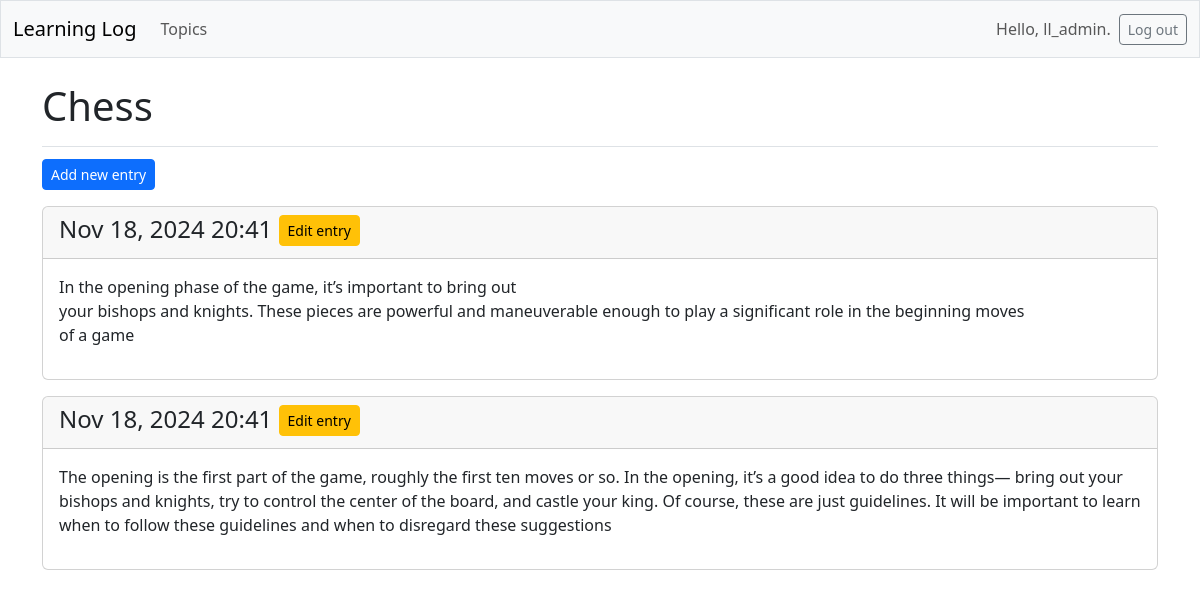
The page /topics/1/ (signed in) on the database its author committed.
### learning_logs/models.py (models this page shows, shortened)
class Topic(models.Model):
    text = models.CharField(max_length=200)
    date_added = models.DateTimeField(auto_now_add=True)
    owner = models.ForeignKey(User, on_delete=models.CASCADE)

class Entry(models.Model):
    topic = models.ForeignKey(Topic, on_delete=models.CASCADE)
    text = models.TextField()
    date_added = models.DateTimeField(auto_now_add=True)
    class Meta:
        verbose_name_plural = 'entries'

### learning_logs/views.py (the view)
# urls.py: path('topics/<int:topic_id>/', views.topic, name='topic'),
@login_required
def topic(request, topic_id):
    topic = Topic.objects.get(id=topic_id)
    if topic.owner != request.user:
        raise Http404
    entries = topic.entry_set.order_by('-date_added')
    context = {'topic': topic, 'entries': entries}
    return render(request, 'learning_logs/topic.html', context)

### learning_logs/templates/learning_logs/topic.html
{% extends 'learning_logs/base.html' %}
{% block page_header %}
<h1>{{ topic.text }}</h1>
{% endblock page_header %}
{% block content %}
<p>
    <a href="{% url 'learning_logs:new_entry' topic.id %}" class="btn btn-primary btn-sm mt-1">Add new entry</a>
</p>
{% for entry in entries %}
    <div class="card mb-3">
        <h4 class="card-header">
            {{ entry.date_added|date:'M d, Y H:i' }}
            <small><a href="{% url 'learning_logs:edit_entry' entry.id %}" class="btn btn-warning btn-sm mb-1">
                Edit entry</a></small>
        </h4>
         <div class="card-body">{{ entry.text|linebreaks }}</div>
    </div>
    {% empty %}
        <p>There are no entries for this topic yet.</p>
    {% endfor %}
{% endblock content %}

### learning_logs/templates/learning_logs/base.html (shortened to what this page needs)
<!doctype html>
<html lang="en">
<head>
    {% load django_bootstrap5 %}
    {% bootstrap_css %}
</head>
<body>
    <nav class="navbar navbar-expand-md navbar-light bg-light mb-4 border">
        <div class="container-fluid">
            <a href="{% url 'learning_logs:index' %}" class="navbar-brand">
                Learning Log
            </a>
            <div class="collapse navbar-collapse" id="navbarCollapse">
                <ul class="navbar-nav me-auto mb-2 mb-md-0">
                    <li class="nav-item">
                        <a href="{% url 'learning_logs:topics' %}" class="nav-link">
                            Topics</a></li>
                </ul>
                <ul class="navbar-nav ms-auto mb-2 mb-md-0">
                    {% if user.is_authenticated %}
                    <li class="nav-item">
                        <span class="navbar-text me-2">Hello, {{ user.username}}.
                            </span></li>
                    {% endif %}
                </ul>
                {% if user.is_authenticated %}
                <form action="{% url 'accounts:logout' %}" method="post">
                    <button name="submit" class="btn btn-outline-secondary btn-sm">
                        Log out</button>
                </form>
                {% endif %}
            </div>
        </div>
    </nav>
    <main class="container">
        <div class="pb-2 mb-2 border-bottom">
            {% block page_header %}{% endblock page_header %}
        </div>
        <div>
            {% block content %}{% endblock content %}
        </div>
    </main>
</body>
</html>

### rows shown on the page
Topic: text "Chess"
Entry: date_added "Nov 18, 2024 20:41", text "In the opening phase of the game, it’s important to bring out your bishops and knights. These pieces are powerful and maneu\u0002verable enough to play a significant role in the beginning moves of a game"
Entry: date_added "Nov 18, 2024 20:41", text "The opening is the first part of the game, roughly the first ten moves or so. In the opening, it’s a good idea to do three things— bring out your bishops and knights, try to control the center of the board, and castle your king. Of course, these are just guidelines. It will be important to learn when to follow these guidelines and when to disregard these suggestions"

### other values the page prints
{{ user.username }} "ll_admin"
